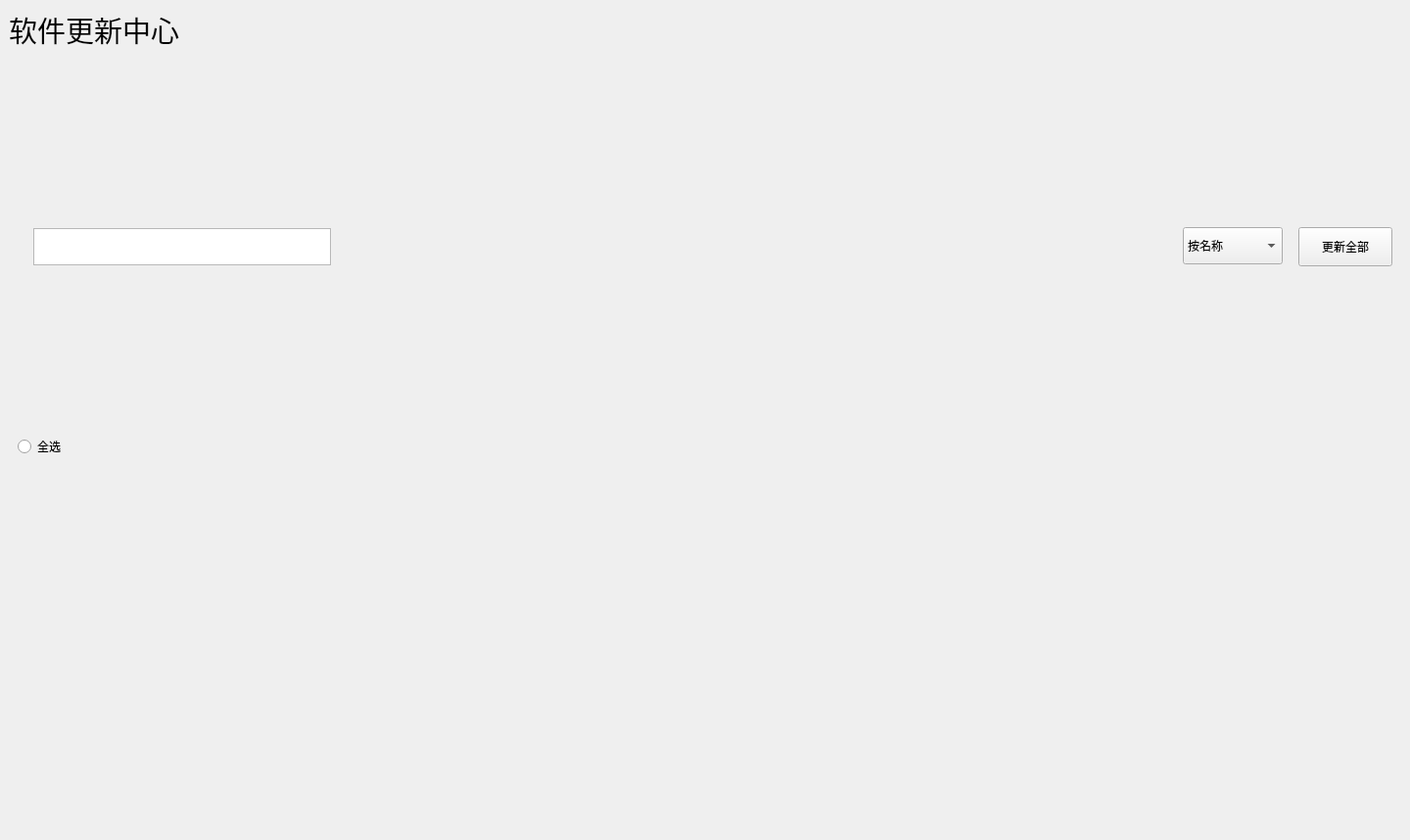
<?xml version="1.0" encoding="UTF-8"?>
<ui version="4.0">
 <class>MainWindow</class>
 <widget class="QMainWindow" name="MainWindow">
  <property name="geometry">
   <rect>
    <x>0</x>
    <y>0</y>
    <width>1440</width>
    <height>858</height>
   </rect>
  </property>
  <property name="windowTitle">
   <string>MainWindow</string>
  </property>
  <widget class="QWidget" name="centralwidget">
   <layout class="QGridLayout" name="gridLayout">
    <item row="0" column="0">
     <widget class="QWidget" name="titleWidget" native="true">
      <layout class="QHBoxLayout" name="horizontalLayout">
       <property name="spacing">
        <number>0</number>
       </property>
       <property name="leftMargin">
        <number>0</number>
       </property>
       <property name="topMargin">
        <number>0</number>
       </property>
       <property name="rightMargin">
        <number>0</number>
       </property>
       <property name="bottomMargin">
        <number>0</number>
       </property>
       <item>
        <widget class="QLabel" name="label">
         <property name="font">
          <font>
           <family>Noto Sans Vai</family>
           <pointsize>22</pointsize>
          </font>
         </property>
         <property name="text">
          <string>软件更新中心</string>
         </property>
        </widget>
       </item>
       <item>
        <spacer name="horizontalSpacer">
         <property name="orientation">
          <enum>Qt::Orientation::Horizontal</enum>
         </property>
         <property name="sizeHint" stdset="0">
          <size>
           <width>1245</width>
           <height>20</height>
          </size>
         </property>
        </spacer>
       </item>
      </layout>
     </widget>
    </item>
    <item row="1" column="0">
     <widget class="QWidget" name="backgroundWidget" native="true">
      <property name="minimumSize">
       <size>
        <width>1376</width>
        <height>746</height>
       </size>
      </property>
      <layout class="QVBoxLayout" name="verticalLayout">
       <item>
        <widget class="QWidget" name="widget_4" native="true">
         <layout class="QHBoxLayout" name="horizontalLayout_2">
          <property name="spacing">
           <number>0</number>
          </property>
          <property name="leftMargin">
           <number>0</number>
          </property>
          <property name="topMargin">
           <number>0</number>
          </property>
          <property name="rightMargin">
           <number>0</number>
          </property>
          <property name="bottomMargin">
           <number>0</number>
          </property>
          <item>
           <widget class="QWidget" name="widget_3" native="true">
            <property name="minimumSize">
             <size>
              <width>320</width>
              <height>38</height>
             </size>
            </property>
            <property name="maximumSize">
             <size>
              <width>320</width>
              <height>38</height>
             </size>
            </property>
            <layout class="QHBoxLayout" name="horizontalLayout_3">
             <property name="spacing">
              <number>0</number>
             </property>
             <property name="leftMargin">
              <number>0</number>
             </property>
             <property name="topMargin">
              <number>0</number>
             </property>
             <property name="rightMargin">
              <number>0</number>
             </property>
             <property name="bottomMargin">
              <number>0</number>
             </property>
             <item>
              <widget class="QLabel" name="searchLabel">
               <property name="minimumSize">
                <size>
                 <width>16</width>
                 <height>16</height>
                </size>
               </property>
               <property name="maximumSize">
                <size>
                 <width>16</width>
                 <height>16</height>
                </size>
               </property>
               <property name="text">
                <string/>
               </property>
              </widget>
             </item>
             <item>
              <widget class="QPlainTextEdit" name="plainTextEdit">
               <property name="minimumSize">
                <size>
                 <width>200</width>
                 <height>38</height>
                </size>
               </property>
               <property name="plainText">
                <string/>
               </property>
               <property name="tabStopDistance">
                <double>81.000000000000000</double>
               </property>
               <property name="placeholderText">
                <string>搜索软件...</string>
               </property>
              </widget>
             </item>
            </layout>
           </widget>
          </item>
          <item>
           <spacer name="horizontalSpacer_2">
            <property name="orientation">
             <enum>Qt::Orientation::Horizontal</enum>
            </property>
            <property name="sizeHint" stdset="0">
             <size>
              <width>40</width>
              <height>20</height>
             </size>
            </property>
           </spacer>
          </item>
          <item>
           <widget class="QWidget" name="widget" native="true">
            <property name="minimumSize">
             <size>
              <width>214</width>
              <height>40</height>
             </size>
            </property>
            <property name="maximumSize">
             <size>
              <width>214</width>
              <height>40</height>
             </size>
            </property>
            <widget class="QComboBox" name="FilterComboBox">
             <property name="geometry">
              <rect>
               <x>0</x>
               <y>0</y>
               <width>102</width>
               <height>38</height>
              </rect>
             </property>
             <property name="minimumSize">
              <size>
               <width>102</width>
               <height>38</height>
              </size>
             </property>
             <property name="maximumSize">
              <size>
               <width>102</width>
               <height>38</height>
              </size>
             </property>
             <property name="font">
              <font>
               <hintingpreference>PreferNoHinting</hintingpreference>
              </font>
             </property>
             <property name="layoutDirection">
              <enum>Qt::LayoutDirection::LeftToRight</enum>
             </property>
             <property name="sizeAdjustPolicy">
              <enum>QComboBox::SizeAdjustPolicy::AdjustToContentsOnFirstShow</enum>
             </property>
             <item>
              <property name="text">
               <string>按名称</string>
              </property>
             </item>
            </widget>
            <widget class="QPushButton" name="updatePushButton">
             <property name="geometry">
              <rect>
               <x>118</x>
               <y>0</y>
               <width>96</width>
               <height>40</height>
              </rect>
             </property>
             <property name="text">
              <string>更新全部</string>
             </property>
            </widget>
           </widget>
          </item>
         </layout>
        </widget>
       </item>
       <item>
        <widget class="QWidget" name="widget_6" native="true">
         <property name="minimumSize">
          <size>
           <width>0</width>
           <height>20</height>
          </size>
         </property>
         <widget class="QRadioButton" name="radioButton">
          <property name="geometry">
           <rect>
            <x>0</x>
            <y>0</y>
            <width>96</width>
            <height>24</height>
           </rect>
          </property>
          <property name="text">
           <string>全选</string>
          </property>
         </widget>
        </widget>
       </item>
       <item>
        <widget class="QWidget" name="appWidget" native="true">
         <property name="sizePolicy">
          <sizepolicy hsizetype="Expanding" vsizetype="Expanding">
           <horstretch>0</horstretch>
           <verstretch>0</verstretch>
          </sizepolicy>
         </property>
        </widget>
       </item>
      </layout>
     </widget>
    </item>
   </layout>
  </widget>
  <widget class="QMenuBar" name="menubar">
   <property name="geometry">
    <rect>
     <x>0</x>
     <y>0</y>
     <width>1440</width>
     <height>23</height>
    </rect>
   </property>
  </widget>
 </widget>
 <resources/>
 <connections/>
</ui>
